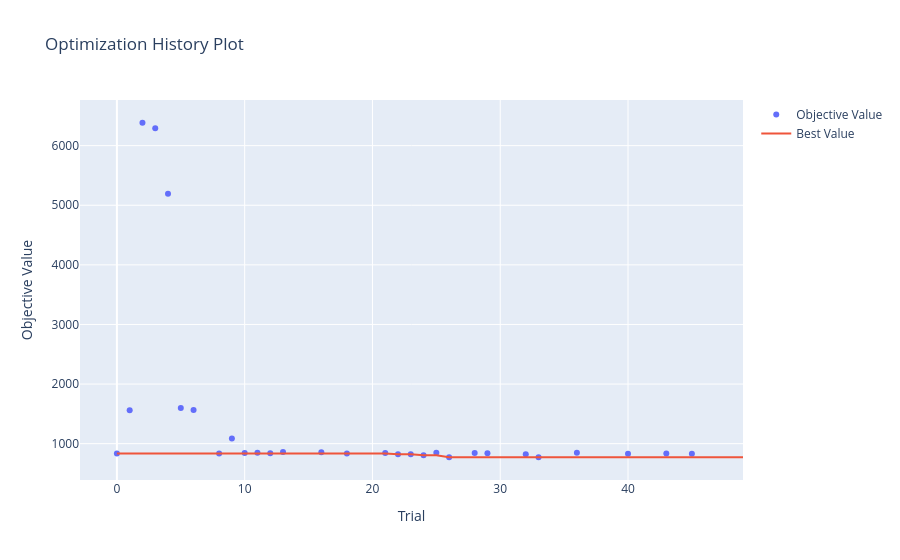

Notebook cell for this chart:
### Markdown cell above
Following plot shows the Optimization history of the Lagged Feature LSTM model

### Code cell
optuna.visualization.plot_optimization_history(study).show()

### Figure 1 — Plotly figure (JSON) as saved in the notebook; plotly's stock layout.template omitted (floating-point values rounded to 4 significant figures)
{"data": [{"mode": "markers", "name": "Objective Value", "type": "scatter", "x": [0, 1, 2, 3, 4, 5, 6, 8, 9, 10, 11, 12, 13, 16, 18, 21, 22, 23, 24, 25, 26, 28, 29, 32, 33, 36, 40, 43, 45], "y": [836.2, 1559.0, 6384.0, 6292.0, 5194.0, 1598.0, 1563.0, 835.6, 1087.0, 844.7, 847.9, 838.2, 858.6, 853.9, 833.2, 842.0, 822.9, 823.4, 804.4, 846.3, 772.0, 842.9, 840.7, 820.4, 773.2, 849.4, 829.5, 835.0, 832.7]}, {"mode": "lines", "name": "Best Value", "type": "scatter", "x": [0, 1, 2, 3, 4, 5, 6, 7, 8, 9, 10, 11, 12, 13, 14, 15, 16, 17, 18, 19, 20, 21, 22, 23, 24, 25, 26, 27, 28, 29, 30, 31, 32, 33, 34, 35, 36, 37, 38, 39, 40, 41, 42, 43, 44, 45, 46, 47, 48, 49], "y": [836.2, 836.2, 836.2, 836.2, 836.2, 836.2, 836.2, 836.2, 835.6, 835.6, 835.6, 835.6, 835.6, 835.6, 835.6, 835.6, 835.6, 835.6, 833.2, 833.2, 833.2, 833.2, 822.9, 822.9, 804.4, 804.4, 772.0, 772.0, 772.0, 772.0, 772.0, 772.0, 772.0, 772.0, 772.0, 772.0, 772.0, 772.0, 772.0, 772.0, 772.0, 772.0, 772.0, 772.0, 772.0, 772.0, 772.0, 772.0, 772.0, 772.0]}, {"marker": {"color": "#cccccc"}, "mode": "markers", "name": "Infeasible Trial", "showlegend": false, "type": "scatter", "x": [], "y": []}], "layout": {"title": {"text": "Optimization History Plot"}, "xaxis": {"title": {"text": "Trial"}}, "yaxis": {"title": {"text": "Objective Value"}}}}
